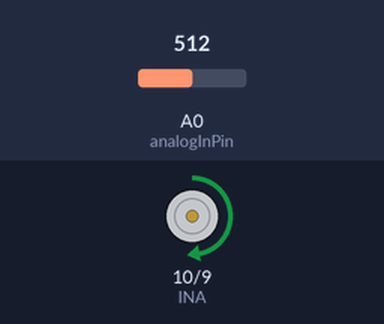
Bench run of a sketch on a simulated Arduino Uno, built with avr-gcc and run on an emulated ATmega328P. Parts: motor-driver pin pairs drawn as motors (green arrow = first pin HIGH = forward, orange = second pin HIGH = backward, longer = more drive). The test bench sets the inputs (shaded band); at power-on: A0 (analogInPin) = 512.

Above: at 1.2 s.
1.3 s: A0 (analogInPin) set to 716
At 2.2 s:
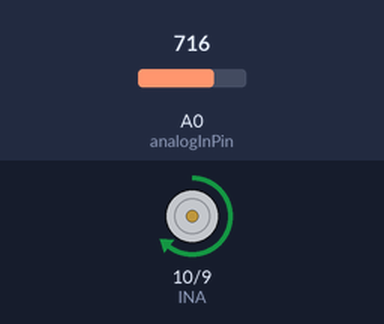
2.8 s: A0 (analogInPin) set to 900
At 3.3 s:
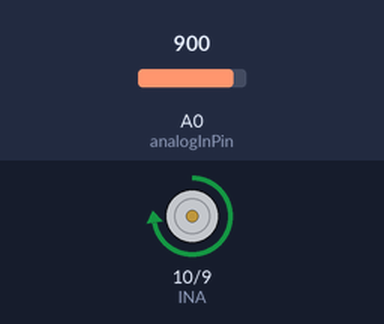
4.3 s: A0 (analogInPin) set to 122
At 5.5 s:
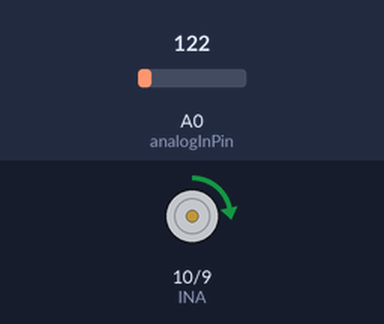
5.8 s: A0 (analogInPin) set to 0
At 6.8 s:
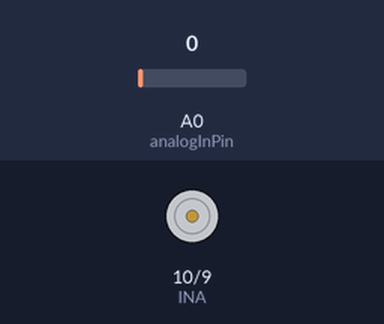
7.3 s: A0 (analogInPin) set to 511
At 8.0 s:
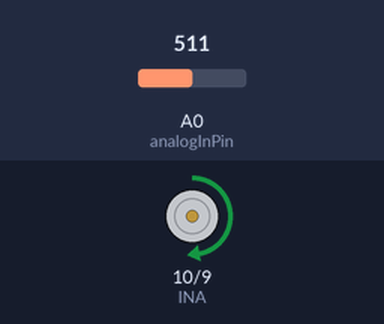
Timing chart, 0 to 9.8 s (numbered marks = the images above; inputs shaded):
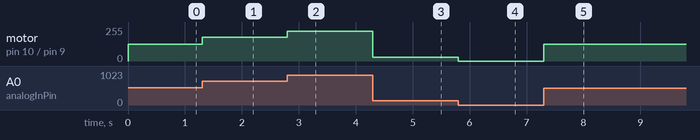

The sketch:

DCmotor_SpeedAdjust_Potentiometer.ino
```cpp
int INA = 10;
int INB = 9;

int analogInPin = A0;

int sensorValue = 0;
int outputValue = 0;

void setup()
{
pinMode(INA, OUTPUT);
pinMode(INB, OUTPUT);
}

void loop()
{

  sensorValue = analogRead(analogInPin);
  outputValue = map(sensorValue, 0, 1023, 0, 255);

  analogWrite(INA, outputValue);
  analogWrite(INB, 0);

}
```

Measured:
- after the input at 1.3 s, motor on pin 10 (INA) / pin 9 (INB): forward 127/255 → forward 178/255 at once
- after the input at 2.8 s, motor on pin 10 (INA) / pin 9 (INB): forward 178/255 → forward 224/255 at once
- after the input at 4.3 s, motor on pin 10 (INA) / pin 9 (INB): forward 224/255 → forward 30/255 at once
- after the input at 5.8 s, motor on pin 10 (INA) / pin 9 (INB): forward 30/255 → stopped at once
- after the input at 7.3 s, motor on pin 10 (INA) / pin 9 (INB): stopped → forward 127/255 at once
